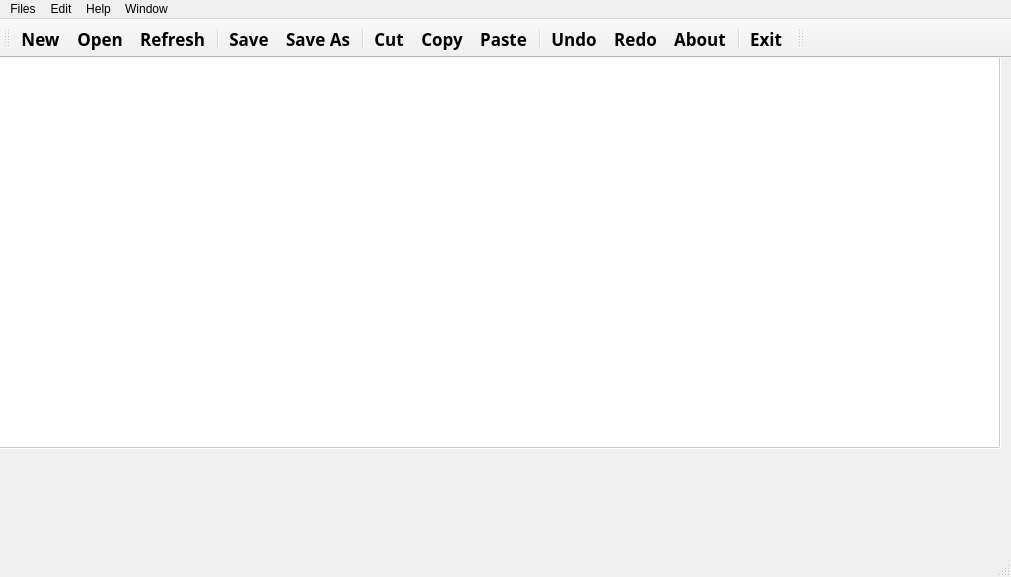
<?xml version="1.0" encoding="UTF-8"?>
<ui version="4.0">
 <class>Notes</class>
 <widget class="QMainWindow" name="Notes">
  <property name="geometry">
   <rect>
    <x>0</x>
    <y>0</y>
    <width>1011</width>
    <height>577</height>
   </rect>
  </property>
  <property name="windowTitle">
   <string>Notes</string>
  </property>
  <property name="windowIcon">
   <iconset resource="Resouces.qrc">
    <normaloff>:/resouces/Icons/MainLogo.png</normaloff>:/resouces/Icons/MainLogo.png</iconset>
  </property>
  <widget class="QWidget" name="centralwidget">
   <widget class="QPlainTextEdit" name="plainTextEdit">
    <property name="geometry">
     <rect>
      <x>-10</x>
      <y>-70</y>
      <width>1011</width>
      <height>461</height>
     </rect>
    </property>
    <property name="font">
     <font>
      <family>Ubuntu Condensed</family>
      <weight>75</weight>
      <bold>true</bold>
     </font>
    </property>
    <property name="frameShape">
     <enum>QFrame::WinPanel</enum>
    </property>
    <property name="frameShadow">
     <enum>QFrame::Sunken</enum>
    </property>
    <property name="plainText">
     <string/>
    </property>
   </widget>
  </widget>
  <widget class="QMenuBar" name="menubar">
   <property name="geometry">
    <rect>
     <x>0</x>
     <y>0</y>
     <width>1011</width>
     <height>22</height>
    </rect>
   </property>
   <widget class="QMenu" name="menuFiles">
    <property name="title">
     <string>Files</string>
    </property>
    <addaction name="actionNew"/>
    <addaction name="actionOpen"/>
    <addaction name="separator"/>
    <addaction name="actionRefresh"/>
    <addaction name="actionSave"/>
    <addaction name="actionSave_As"/>
    <addaction name="actionExit"/>
    <addaction name="separator"/>
   </widget>
   <widget class="QMenu" name="menuEdit">
    <property name="title">
     <string>Edit</string>
    </property>
    <addaction name="actionCut"/>
    <addaction name="actionCopy"/>
    <addaction name="actionPaste"/>
    <addaction name="separator"/>
    <addaction name="actionUndo"/>
    <addaction name="actionRedo"/>
   </widget>
   <widget class="QMenu" name="menuAbout">
    <property name="title">
     <string>Help</string>
    </property>
    <addaction name="actionAbout"/>
   </widget>
   <widget class="QMenu" name="menuWindow">
    <property name="title">
     <string>Window</string>
    </property>
    <addaction name="actionFull_Screen"/>
    <addaction name="actionExit_Full_Screen"/>
    <addaction name="actionNew_Window"/>
   </widget>
   <addaction name="menuFiles"/>
   <addaction name="menuEdit"/>
   <addaction name="menuAbout"/>
   <addaction name="menuWindow"/>
  </widget>
  <widget class="QStatusBar" name="statusbar"/>
  <widget class="QToolBar" name="toolBar">
   <property name="font">
    <font>
     <family>Ubuntu Mono</family>
     <pointsize>13</pointsize>
     <weight>75</weight>
     <bold>true</bold>
    </font>
   </property>
   <property name="windowTitle">
    <string>toolBar</string>
   </property>
   <property name="layoutDirection">
    <enum>Qt::LeftToRight</enum>
   </property>
   <property name="toolButtonStyle">
    <enum>Qt::ToolButtonTextUnderIcon</enum>
   </property>
   <attribute name="toolBarArea">
    <enum>TopToolBarArea</enum>
   </attribute>
   <attribute name="toolBarBreak">
    <bool>false</bool>
   </attribute>
   <addaction name="actionNew"/>
   <addaction name="actionOpen"/>
   <addaction name="actionRefresh"/>
   <addaction name="separator"/>
   <addaction name="actionSave"/>
   <addaction name="actionSave_As"/>
   <addaction name="separator"/>
   <addaction name="actionCut"/>
   <addaction name="actionCopy"/>
   <addaction name="actionPaste"/>
   <addaction name="separator"/>
   <addaction name="actionUndo"/>
   <addaction name="actionRedo"/>
   <addaction name="actionAbout"/>
   <addaction name="separator"/>
   <addaction name="actionExit"/>
  </widget>
  <widget class="QToolBar" name="toolBar_2">
   <property name="windowTitle">
    <string>toolBar_2</string>
   </property>
   <attribute name="toolBarArea">
    <enum>TopToolBarArea</enum>
   </attribute>
   <attribute name="toolBarBreak">
    <bool>false</bool>
   </attribute>
  </widget>
  <action name="actionNew">
   <property name="icon">
    <iconset resource="Resouces.qrc">
     <normaloff>:/resouces/Icons/New.png</normaloff>:/resouces/Icons/New.png</iconset>
   </property>
   <property name="text">
    <string>New</string>
   </property>
  </action>
  <action name="actionOpen">
   <property name="icon">
    <iconset resource="Resouces.qrc">
     <normaloff>:/resouces/Icons/Open.png</normaloff>:/resouces/Icons/Open.png</iconset>
   </property>
   <property name="text">
    <string>Open</string>
   </property>
  </action>
  <action name="actionSave">
   <property name="icon">
    <iconset resource="Resouces.qrc">
     <normaloff>:/resouces/Icons/Save.png</normaloff>:/resouces/Icons/Save.png</iconset>
   </property>
   <property name="text">
    <string>Save</string>
   </property>
  </action>
  <action name="actionSave_As">
   <property name="icon">
    <iconset resource="Resouces.qrc">
     <normaloff>:/resouces/Icons/SaveAs.png</normaloff>:/resouces/Icons/SaveAs.png</iconset>
   </property>
   <property name="text">
    <string>Save As</string>
   </property>
  </action>
  <action name="actionExit">
   <property name="icon">
    <iconset resource="Resouces.qrc">
     <normaloff>:/resouces/Icons/exit.png</normaloff>:/resouces/Icons/exit.png</iconset>
   </property>
   <property name="text">
    <string>Exit</string>
   </property>
  </action>
  <action name="actionCut">
   <property name="icon">
    <iconset resource="Resouces.qrc">
     <normaloff>:/resouces/Icons/Cut.png</normaloff>:/resouces/Icons/Cut.png</iconset>
   </property>
   <property name="text">
    <string>Cut</string>
   </property>
  </action>
  <action name="actionCopy">
   <property name="icon">
    <iconset resource="Resouces.qrc">
     <normaloff>:/resouces/Icons/Copy.png</normaloff>:/resouces/Icons/Copy.png</iconset>
   </property>
   <property name="text">
    <string>Copy</string>
   </property>
  </action>
  <action name="actionPaste">
   <property name="icon">
    <iconset resource="Resouces.qrc">
     <normaloff>:/resouces/Icons/Paste.png</normaloff>:/resouces/Icons/Paste.png</iconset>
   </property>
   <property name="text">
    <string>Paste</string>
   </property>
  </action>
  <action name="actionUndo">
   <property name="icon">
    <iconset resource="Resouces.qrc">
     <normaloff>:/resouces/Icons/Undo.png</normaloff>:/resouces/Icons/Undo.png</iconset>
   </property>
   <property name="text">
    <string>Undo</string>
   </property>
  </action>
  <action name="actionRedo">
   <property name="icon">
    <iconset resource="Resouces.qrc">
     <normaloff>:/resouces/Icons/Redo.png</normaloff>:/resouces/Icons/Redo.png</iconset>
   </property>
   <property name="text">
    <string>Redo</string>
   </property>
  </action>
  <action name="actionAbout">
   <property name="icon">
    <iconset resource="Resouces.qrc">
     <normaloff>:/resouces/Icons/About.png</normaloff>:/resouces/Icons/About.png</iconset>
   </property>
   <property name="text">
    <string>About</string>
   </property>
  </action>
  <action name="actionFull_Screen">
   <property name="icon">
    <iconset resource="Resouces.qrc">
     <normaloff>:/resouces/Icons/FullScreen.png</normaloff>:/resouces/Icons/FullScreen.png</iconset>
   </property>
   <property name="text">
    <string>Full Screen</string>
   </property>
  </action>
  <action name="actionExit_Full_Screen">
   <property name="icon">
    <iconset resource="Resouces.qrc">
     <normaloff>:/resouces/Icons/ExitFullScreen.png</normaloff>:/resouces/Icons/ExitFullScreen.png</iconset>
   </property>
   <property name="text">
    <string>Exit Full Screen</string>
   </property>
  </action>
  <action name="actionNew_Window">
   <property name="text">
    <string>New Window</string>
   </property>
  </action>
  <action name="actionRefresh">
   <property name="icon">
    <iconset resource="Resouces.qrc">
     <normaloff>:/resouces/Icons/refresh.gif</normaloff>:/resouces/Icons/refresh.gif</iconset>
   </property>
   <property name="text">
    <string>Refresh</string>
   </property>
  </action>
 </widget>
 <resources>
  <include location="Resouces.qrc"/>
 </resources>
 <connections/>
</ui>
